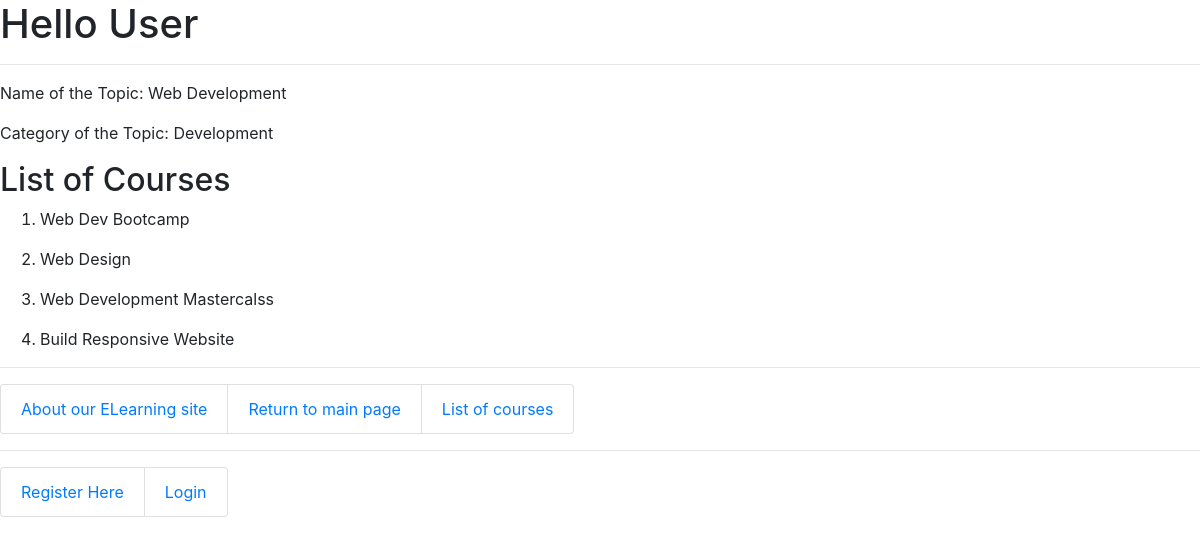
The app's page /myapp/3 with its own data.
### myapp/models.py (models this page shows, shortened)
class Topic(models.Model):
    name = models.CharField(max_length=200)
    category = models.CharField(max_length=200, blank=False, default='Dev')

class Course(models.Model):
    topic = models.ForeignKey(Topic, related_name='courses', on_delete=models.CASCADE)
    name = models.CharField(max_length=200)
    price = models.DecimalField(max_digits=10, decimal_places=2, validators=[MaxValueValidator(200), MinValueValidator(100)])
    for_everyone = models.BooleanField(default=True)
    interested = models.PositiveIntegerField(default=0)
    stages = models.PositiveIntegerField(default=3)
    description = models.TextField(max_length=300, null=True, blank=True)

### myapp/views.py (the view)
# urls.py: path(r'<int:top_no>', views.detail, name='top_no'),
def detail(request, top_no):
    topic_category = get_object_or_404(Topic, id=top_no).category
    topic_name = Topic.objects.get(id=top_no).name
    course_list = Course.objects.filter(topic__name=topic_name)
    return render(request, 'myapp/detail.html',
                  {'topic_category': topic_category, 'topic_name': topic_name, 'course_list': course_list})

### myapp/templates/myapp/detail.html (shortened to what this page needs)
{% extends 'myapp/base.html' %}
{% block body_block %}
    <p>Name of the Topic: {{ topic_name }}</p>
    <p>Category of the Topic: {{ topic_category }}
    {% if course_list %}
        <h2>List of Courses</h2>
        <ol>
            {% for course in course_list %}
            <li> {{ course.name}} </li>
            {% endfor %}
        </ol>
    {% else %}
        <strong>There are no available courses for the topic category!</strong>
    {% endif %}
{% endblock %}

### records on screen
Topic: name "Web Development", category "Development"
Course: name "Web Dev Bootcamp"
Course: name "Web Design"
Course: name "Web Development Mastercalss"
Course: name "Build Responsive Website"
